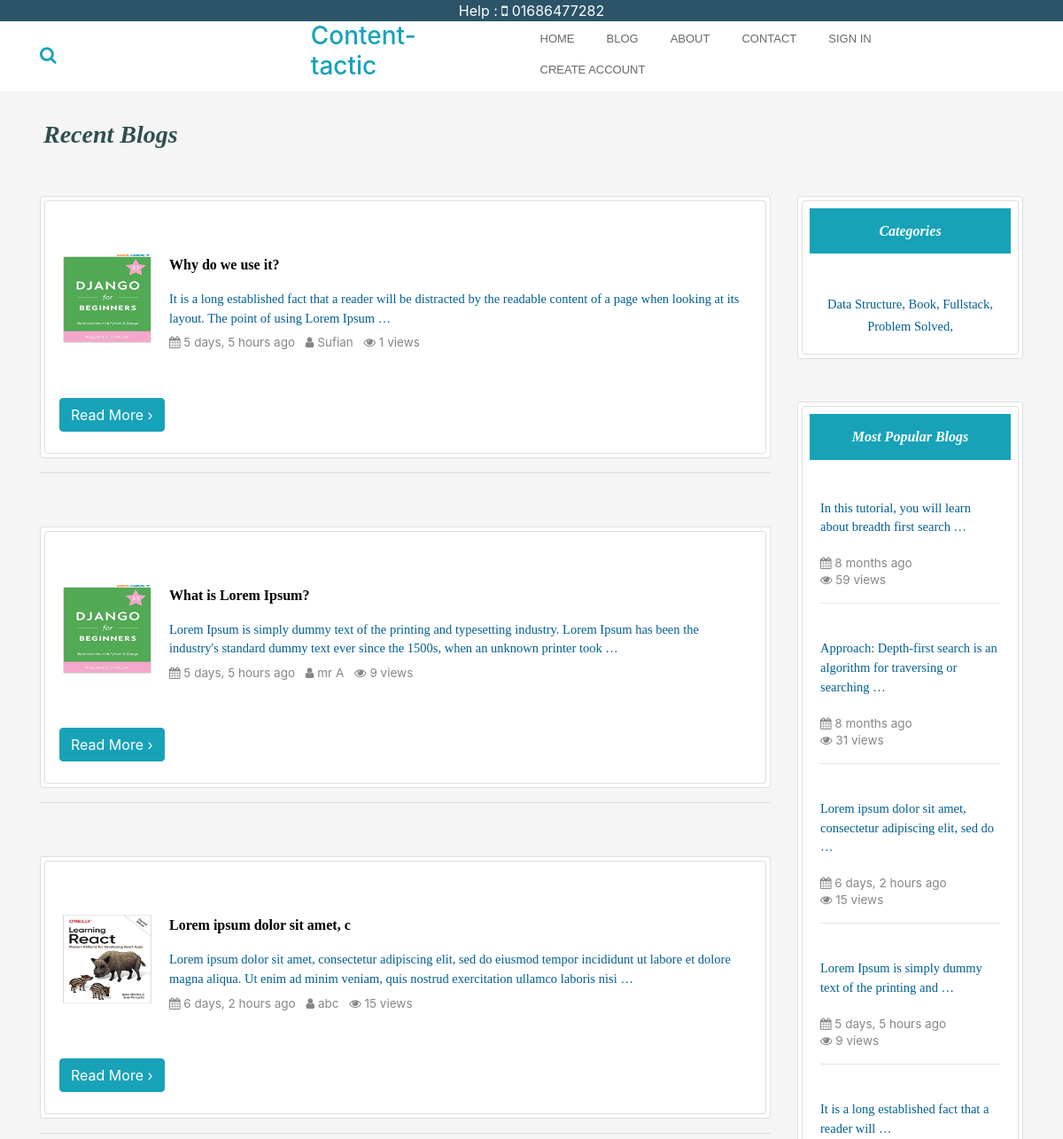
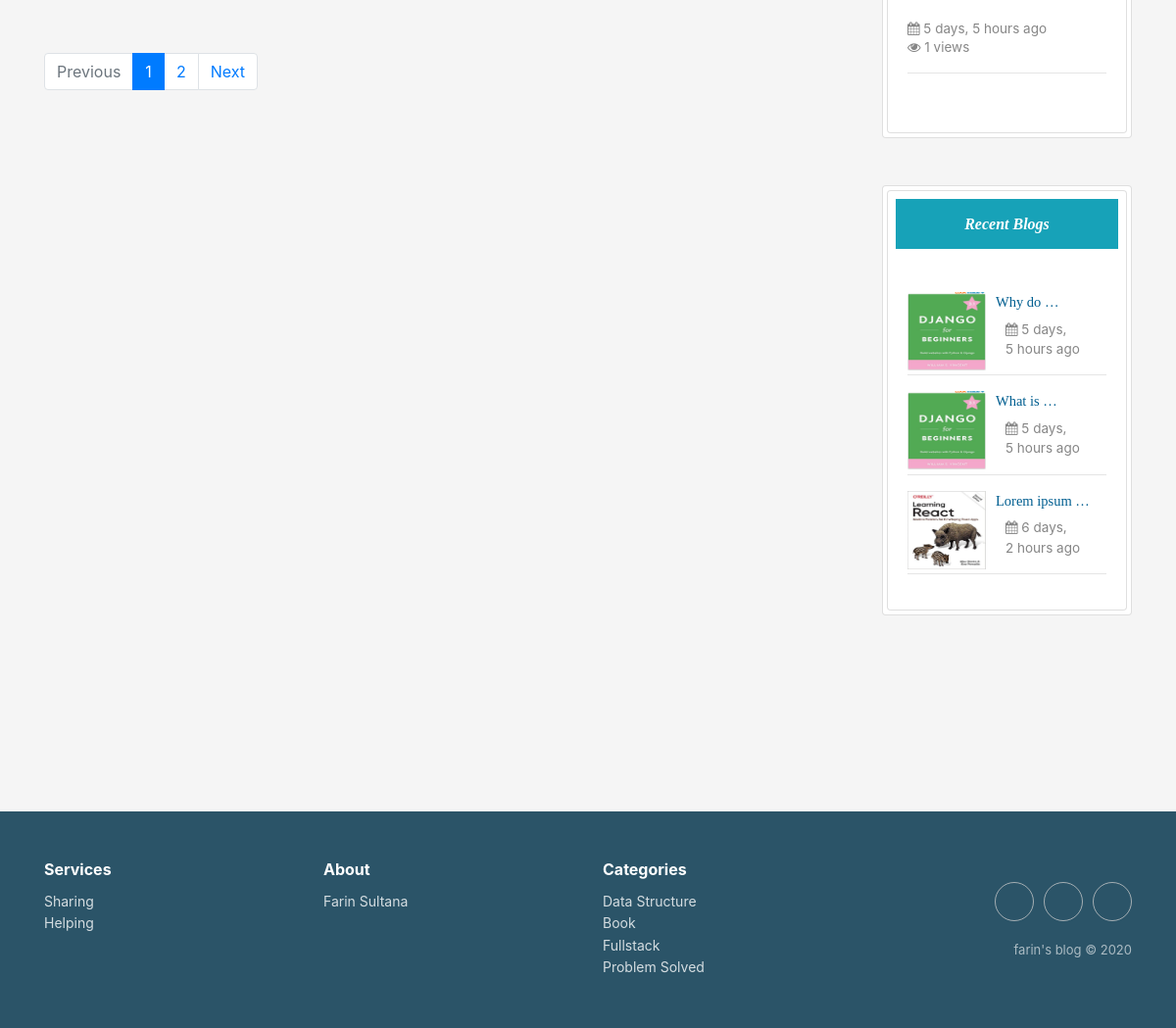
/blog/, run on an earlier commit of the app's database (2 pictures, top to bottom).
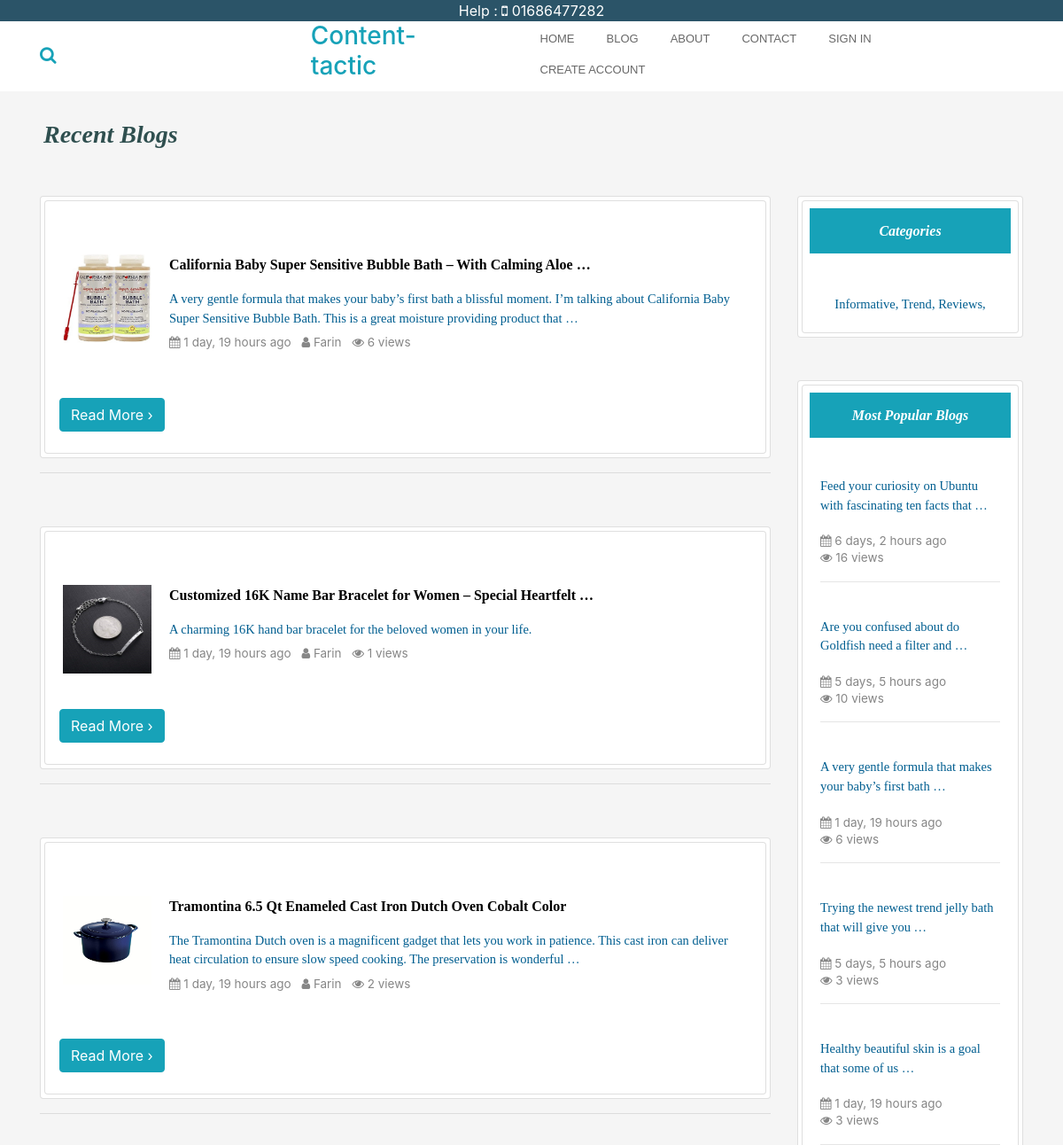
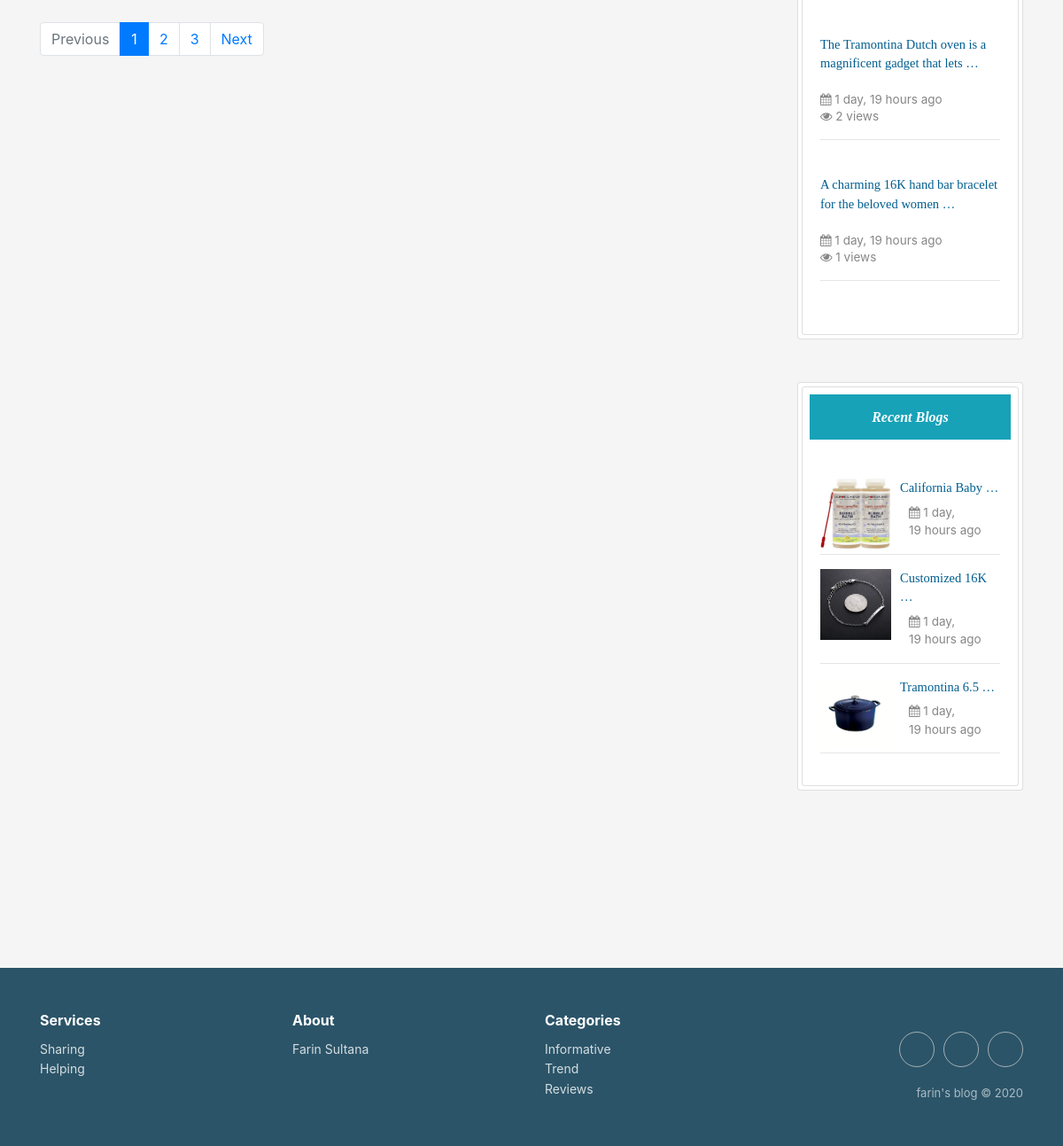
And on a later commit of the database (2 pictures, top to bottom).
### home/models.py (models this page shows, shortened)
class Post(models.Model):
    category = models.ForeignKey(Category, on_delete=models.CASCADE)
    postAuthor = models.CharField(max_length=200)
    postId = models.AutoField(primary_key=True, auto_created=True)
    postTitle = models.CharField(max_length=200)
    postTimeDate = models.DateTimeField(auto_now_add=True, auto_now=False, blank=True)
    postDescriptions = models.TextField()
    postBody = RichTextField(blank=True, null=True)
    postImage = models.ImageField(blank=True, null=True)
    views = models.IntegerField(default=0)
    def get_photo_url(self):
        if self.postImage and hasattr(self.postImage, 'url'):
            return self.postImage.url
        else:
            return "/static/no.png"

class Category(models.Model):
    category = models.CharField(max_length=200, primary_key=True)

### home/views.py (the view)
# urls.py: path('blog/', views.blog, name='blog'),
def blog(request):
    Posts = Post.objects.all().order_by('-postTimeDate')
    paginator = Paginator(Posts, 3)
    page = request.GET.get('page')
    Recent = Post.objects.all().order_by('-postTimeDate')[0:3]
    Posts = paginator.get_page(page)
    cat = Category.objects.all()
    populer = Post.objects.all().order_by('-views')[0:10]
    tc = Comment.objects.all().count()
    context = {'Posts': Posts,
               'RecentPost': Recent,
               'Categories': cat,
               'Populer': populer,
               'TC': tc,}
    return render(request, 'blog.html', context)

### templates/blog.html (shortened to what the changed rows need)
{% extends 'base.html' %}
{% load static %}
{% load humanize %}
 {% block body %}
<div class="container mt-3 mb-5">
    <div class="row">
   <div class="col-sm-9">
    {% for post in Posts %}
<div class="card p-1">
     <div class="card pt-4 pl-0 pb-4 pr-0">
                    <div class="card-body">
                        <div class="mt-3">
                            <img style="float:left;" class="d-inline-block" src="{{ post.get_photo_url }}" height=100;
                                width=100; alt="abc">
                            <a href="{% url 'readMore' post.postId %}">
                                  <p  style="margin-left:120px; "margin-bottom:20px;" id="ph">
                                    {{ post.postTitle |truncatewords:10 }}
                                </p>
                                <p  style="margin-left:120px;" class="text-style">
                                    {{ post.postDescriptions |truncatewords:30 }}
                                </p>
                            </a>
                            <p style="margin-left:120px; margin-top:-10px;" class="description"><i class="fa fa-calendar" aria-hidden="true"></i> {{ post.postTimeDate | naturaltime }} <i class="fa fa-user pl-2" aria-hidden="true"></i>  {{ post.postAuthor }}
                            <i class="fa fa-eye pl-2" aria-hidden="true"></i> {{ post.views }} views
                           </p>
                        </div>
                    </div>
                    <a class="ml-3 mt-3" href="{% url 'readMore' post.postId%}"> <span class="btn btn-info">Read More &rsaquo;</span></a>
        </div>
      </div>
<hr>
{% endfor %}
       <nav aria-label="Page navigation example">
       {% if Posts.has_other_pages %}
  <ul class="pagination">
    {% for i in Posts.paginator.page_range %}
      {% if Posts.number == i %}
      <li class="page-item active">
      <a class="page-link" href="#">{{ i }} <span class="sr-only">(current)</span></a>
    </li>
      {% else %}
      <li class="page-item"><a class="page-link" href="?page={{ i }}">{{ i }}</a></li>
      {% endif %}
    {% endfor %}
  </ul>
{% endif %}
</nav>
       </div>
        <div class="col-sm-3 " >
             <div class="card p-1">
             <div class="card promoting-card">
  <div class="card-body">
                        <div class="mt-3 text-center">
                             {% for cat in Categories%}
                      <a class="text-style" href="{% url 'categories' cat.category %}"> {{cat.category}},  </a>
                             {% endfor %}
                        </div>
                    </div>
  </div>
</div>
   <div class="card p-1 mt-5">
<div class="card promoting-card">
 <div class="card-body">
                        <div class="mt-3">
                             {% for post in Populer%}
                            <a href="{% url 'readMore' post.postId %}">
                                <p    class="text-style">
                                    {{ post.postDescriptions | truncatewords:10 }}
                                </p>
                            </a>
                            <span class="description"><i class="fa fa-calendar" aria-hidden="true"></i> {{ post.postTimeDate | naturaltime }}</span>
                            <p class="description"><i class="fa fa-eye" aria-hidden="true"></i> {{ post.views }} views</p>
<hr>
                            <br>
                             {% endfor %}
                        </div>
                    </div>
</div>
</div>
<div class="card p-1 mt-5">
<div class="card promoting-card">
 <div class="card-body">
                        <div class="mt-3">
                             {% for post in RecentPost%}
                            <img style="float:left;" class="d-inline-block" src="{{ post.get_photo_url }}" height=80;
                                width=80; alt="abc">
                            <a href="{% url 'readMore' post.postId %}">
                                <p  style="margin-left:90px;" class="text-style">
                                    {{ post.postTitle |truncatewords:2 }}
                                </p>
                            </a>
                            <p style="margin-left:100px; margin-top:-10px;" class="description"><i class="fa fa-calendar" aria-hidden="true"></i> {{ post.postTimeDate | naturaltime }}</p>
                            <hr>
                             {% endfor %}
                        </div>
                    </div>
</div>
</div>
</div>
</div>
</div>
 {% endblock body %}

### templates/base.html (shortened to what the changed rows need)
{% load static %}
<!DOCTYPE html>
<html lang="en">
<head>
  <link rel="stylesheet" href="https://maxcdn.bootstrapcdn.com/bootstrap/4.5.0/css/bootstrap.min.css">
 <link rel="stylesheet" href="https://cdnjs.cloudflare.com/ajax/libs/font-awesome/4.7.0/css/font-awesome.min.css">
  <link rel="stylesheet" href="{% static 'css/style.css' %} ">
  <link rel="stylesheet" href="https://cdnjs.cloudflare.com/ajax/libs/twitter-bootstrap/4.4.1/css/bootstrap.min.css">
  <link rel="stylesheet" href="https://cdnjs.cloudflare.com/ajax/libs/font-awesome/4.7.0/css/font-awesome.min.css">
  <link rel="stylesheet" href="https://cdnjs.cloudflare.com/ajax/libs/ionicons/2.0.1/css/ionicons.min.css">
  <link rel="stylesheet" href="https://cdnjs.cloudflare.com/ajax/libs/Swiper/3.3.1/css/swiper.min.css">
</head>
<body style="background-color:#F5F5F5">
     {% block body %}
     {% endblock body %}
 <div class="footer-clean" style="background-color:#2b5468; color:#fff;">
        <footer>
            <div class="container">
                <div class="row justify-content-center">
                    <div class="col-sm-4 col-md-3 item">
                        <ul>
                            {% for cat in  Categories %}
                            <li><a href="{% url 'categories' cat.category %}">{{cat.category}}</a></li>
                            {% endfor %}
                        </ul>
                    </div>
                </div>
            </div>
        </footer>
    </div>
</body>
</html>

What changed in the data, as far as the page shows it:
removed Category: category "Data Structure"
removed Category: category "Book"
removed Category: category "Fullstack"
removed Category: category "Problem Solved"
no longer on one of the page's lists (row edited): Post: postTitle "Lorem ipsum dolor sit amet, c", postDescriptions "Lorem ipsum dolor sit amet, consectetur adipiscing elit, sed do eiusmod tempor incididunt ut labore et dolore magna aliqua. Ut enim ad minim veniam, quis nostrud exercitation ullamco laboris nisi …", postTimeDate "6 days, 2 hours ago", postAuthor "abc", views "15", postTitle "Lorem ipsum …"
removed Post: postDescriptions "In this tutorial, you will learn about breadth first search …", postTimeDate "8 months ago", views "59", shown under "Most Popular Blogs"
no longer on one of the page's lists (row edited): Post: postTitle "What is Lorem Ipsum?", postDescriptions "Lorem Ipsum is simply dummy text of the printing and typesetting industry. Lorem Ipsum has been the industry's standard dummy text ever since the 1500s, when an unknown printer took …", postTimeDate "5 days, 5 hours ago", postAuthor "mr A", views "9", postTitle "What is …"
removed Post: postDescriptions "Approach: Depth-first search is an algorithm for traversing or searching …", postTimeDate "8 months ago", views "31", shown under "Most Popular Blogs"
no longer on one of the page's lists (row edited): Post: postTitle "Why do we use it?", postDescriptions "It is a long established fact that a reader will be distracted by the readable content of a page when looking at its layout. The point of using Lorem Ipsum …", postTimeDate "5 days, 5 hours ago", postAuthor "Sufian", views "1", postTitle "Why do …"
added Post: get_photo_url (picture), postTitle "California Baby Super Sensitive Bubble Bath – With Calming Aloe …", postDescriptions "A very gentle formula that makes your baby’s first bath a blissful moment. I’m talking about California Baby Super Sensitive Bubble Bath. This is a great moisture providing product that …", postTimeDate "1 day, 19 hours ago", postAuthor "Farin", views "6", postDescriptions "A very gentle formula that makes your baby’s first bath …", postTitle "California Baby …"
added Post: get_photo_url (picture), postTitle "Customized 16K Name Bar Bracelet for Women – Special Heartfelt …", postDescriptions "A charming 16K hand bar bracelet for the beloved women in your life.", postTimeDate "1 day, 19 hours ago", postAuthor "Farin", views "1", postDescriptions "A charming 16K hand bar bracelet for the beloved women …", postTitle "Customized 16K …"
added Post: get_photo_url (picture), postTitle "Tramontina 6.5 Qt Enameled Cast Iron Dutch Oven Cobalt Color", postDescriptions "The Tramontina Dutch oven is a magnificent gadget that lets you work in patience. This cast iron can deliver heat circulation to ensure slow speed cooking. The preservation is wonderful …", postTimeDate "1 day, 19 hours ago", postAuthor "Farin", views "2", postDescriptions "The Tramontina Dutch oven is a magnificent gadget that lets …", postTitle "Tramontina 6.5 …"
added Category: category "Informative"
added Category: category "Trend"
added Category: category "Reviews"
changed Post: postDescriptions "Lorem ipsum dolor sit amet, consectetur adipiscing elit, sed do …" → "Feed your curiosity on Ubuntu with fascinating ten facts that …"; views "15" → "16"
changed Post: postDescriptions "Lorem Ipsum is simply dummy text of the printing and …" → "Are you confused about do Goldfish need a filter and …"; views "9" → "10"
changed Post: postDescriptions "It is a long established fact that a reader will …" → "Trying the newest trend jelly bath that will give you …"; views "1" → "3"
added Post: postDescriptions "Healthy beautiful skin is a goal that some of us …", postTimeDate "1 day, 19 hours ago", views "3", shown under "Most Popular Blogs"
Also different on the page:
new list line: "3"
